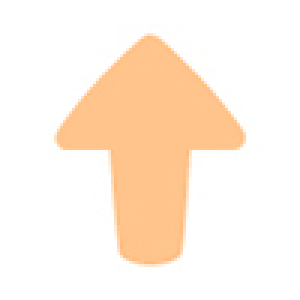
#> input picture cse_190_final/img/up.jpg, 100 x 100 px (shown 3 times larger)
$ python image_util.py   (older library calls are emulated)
#> lines starting #> are read from the running program, lines starting #| are printed output that depends on the picture
### cse_190_final/scripts/read_config.py
import os
import json

def read_config():
    config_file_path = os.path.join(
        os.path.dirname(os.path.realpath(__file__)),
        'configuration.json'
    )
    with open(config_file_path) as config_file:
#> (reads cse_190_final/scripts/configuration.json from the repository)
        return json.load(config_file)

### cse_190_final/scripts/image_util.py
import cv2
import numpy as np
import os
from read_config import read_config

map_x = (read_config()["map_size"][0])
map_y = (read_config()["map_size"][1])
MAP_SHAPE = (((map_x * (100 + 4)) + 4), ((map_y * (100 + 4)) + 4), 3)

up = cv2.imread("../img/up.jpg")
#> up is the input picture: shape (100, 100, 3); mean B, G, R 226.8, 240.6, 254.9
down = cv2.imread("../img/down.jpg")
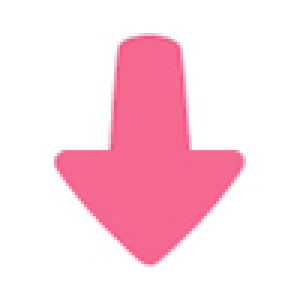
#> input picture cse_190_final/img/down.jpg, 100 x 100 px (shown 3 times larger)
#> down is the input picture: shape (100, 100, 3); mean B, G, R 228, 218.4, 252.5
left = cv2.imread("../img/left.jpg")
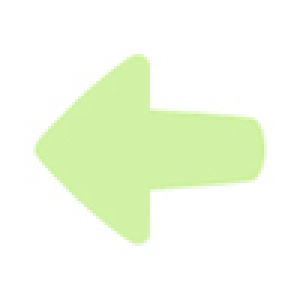
#> input picture cse_190_final/img/left.jpg, 100 x 100 px (shown 3 times larger)
#> left is the input picture: shape (100, 100, 3); mean B, G, R 233, 251.6, 243.7
right = cv2.imread("../img/right.jpg")
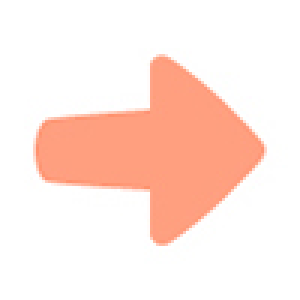
#> input picture cse_190_final/img/right.jpg, 100 x 100 px (shown 3 times larger)
#> right is the input picture: shape (100, 100, 3); mean B, G, R 223.7, 231.5, 254.8
goal = cv2.imread("../img/goal.jpg")
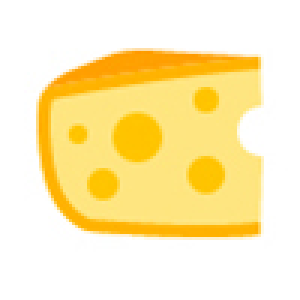
#> input picture cse_190_final/img/goal.jpg, 100 x 100 px (shown 3 times larger)
#> goal is the input picture: shape (100, 100, 3); mean B, G, R 182.9, 236.8, 254.5
wall = cv2.imread("../img/wall.jpg")
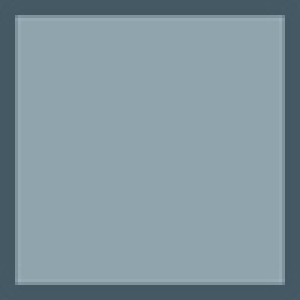
#> input picture cse_190_final/img/wall.jpg, 100 x 100 px (shown 3 times larger)
#> wall is the input picture: shape (100, 100, 3); mean B, G, R 158.6, 149.3, 129.3
pit = cv2.imread("../img/pit.jpg")
empty = cv2.imread("../img/empty.jpg")

img_map = {
    "WALL": wall,
    "PIT": pit,
    "GOAL": goal,
    "NONE": empty,
    "N": up,
    "S": down,
    "W": left,
    "E": right
}

height, width, layers = MAP_SHAPE

def save_image_for_iteration(policy_list, iteration):
    #Creating an empty map of white spaces
    empty_map = np.zeros(MAP_SHAPE)
    empty_map.fill(255)
    for row in range(len(policy_list)):
        for col in range(len(policy_list[0])):
            new_pos_row = ((row + 1) * 4) + (row * 100)
            new_pos_col = ((col + 1) * 4) + (col * 100)
            empty_map[new_pos_row : new_pos_row + 100, new_pos_col : new_pos_col + 100] = img_map[policy_list[row][col]]
    cv2.imwrite("../saved_video/iteration_" + str(iteration) + ".jpg", empty_map)


def generate_video(no_of_iterations):
    video = cv2.VideoWriter("../saved_video/video.avi", cv2.cv.CV_FOURCC('m', 'p', '4', 'v'), 1, (width, height))

    for i in range(no_of_iterations):
        file_name = "../saved_video/iteration_" + str(i) + ".jpg"
        img = cv2.imread(file_name)
        video.write(np.array(img))
        #This removes the image after stitching it to the video. Please comment this if you want the images to be saved
        os.remove(file_name)
    video.release()
